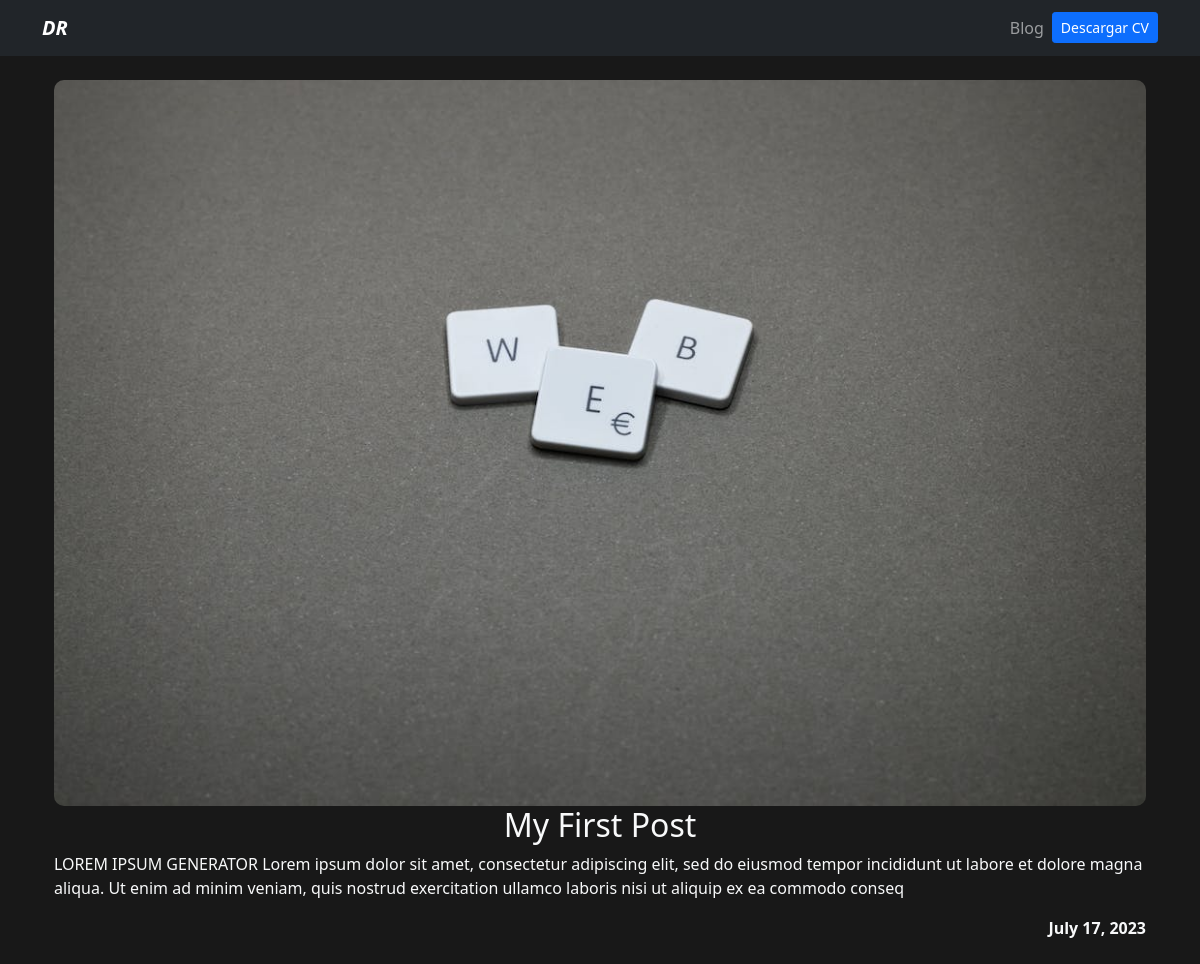
The page /blog/1 on the database its author committed.
### blog/models.py (models this page shows)
class Post(models.Model):
    title =models.CharField(max_length=100)
    description = models.TextField(max_length=250)
    image = models.ImageField(upload_to="blog/images/")
    date = models.DateField(datetime.date.today)

### blog/views.py (the view)
# urls.py: path("<int:post_id>", post_details, name='post_detail')
def post_details(request, post_id):
    post = get_object_or_404(Post, pk=post_id)
    return render(request, 'post_detail.html', {"post":post})

### blog/templates/post_detail.html
{% extends 'layout.html' %}
{% block content  %}
<div>
    <div class="d-flex align-items-center justify-content-center">
        <img style="border-radius: 10px;" class="img-fluid" src="{{post.image.url}}" alt="">
    </div>
    <div>
        <h2  class="d-flex align-items-center justify-content-center">
            {{post.title}}
        </h2>
        <p  class="d-flex align-items-center justify-content-center">
            {{post.description}}
        </p>
        <strong  class="d-flex align-items-center justify-content-end">{{post.date}}</strong>
        </div>
    </div>
</div>
{% endblock  %}

### rows shown on the page
Post: image (picture), title "My First Post", description "LOREM IPSUM GENERATOR Lorem ipsum dolor sit amet, consectetur adipiscing elit, sed do eiusmod tempor incididunt ut labore et dolore magna aliqua. Ut enim ad minim veniam, quis nostrud exercitation ullamco laboris nisi ut aliquip ex ea commodo conseq", date "July 17, 2023"
